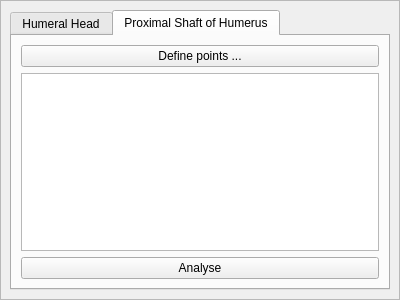
<?xml version="1.0" encoding="UTF-8"?>
<ui version="4.0">
 <class>MeasurementWidget</class>
 <widget class="QWidget" name="MeasurementWidget">
  <property name="geometry">
   <rect>
    <x>0</x>
    <y>0</y>
    <width>400</width>
    <height>300</height>
   </rect>
  </property>
  <property name="windowTitle">
   <string>Form</string>
  </property>
  <layout class="QVBoxLayout" name="verticalLayout">
   <property name="spacing">
    <number>0</number>
   </property>
   <property name="margin">
    <number>0</number>
   </property>
   <item>
    <widget class="QScrollArea" name="scrollArea">
     <property name="widgetResizable">
      <bool>true</bool>
     </property>
     <widget class="QWidget" name="scrollAreaWidgetContents">
      <property name="geometry">
       <rect>
        <x>0</x>
        <y>0</y>
        <width>398</width>
        <height>298</height>
       </rect>
      </property>
      <layout class="QVBoxLayout" name="verticalLayout_4">
       <item>
        <widget class="QTabWidget" name="tabWidget">
         <property name="currentIndex">
          <number>1</number>
         </property>
         <widget class="QWidget" name="tabHumeralHead">
          <attribute name="title">
           <string>Humeral Head</string>
          </attribute>
          <layout class="QVBoxLayout" name="verticalLayout_2">
           <item>
            <widget class="QPushButton" name="definePointsButton">
             <property name="text">
              <string>Define points ...</string>
             </property>
             <property name="checkable">
              <bool>true</bool>
             </property>
             <property name="checked">
              <bool>false</bool>
             </property>
            </widget>
           </item>
           <item>
            <widget class="QTableView" name="pointsView">
             <attribute name="horizontalHeaderDefaultSectionSize">
              <number>60</number>
             </attribute>
            </widget>
           </item>
           <item>
            <widget class="QPushButton" name="analyseHumeralHeadButton">
             <property name="text">
              <string>Analyse</string>
             </property>
            </widget>
           </item>
          </layout>
         </widget>
         <widget class="QWidget" name="tabProximalShaftofHumerus">
          <attribute name="title">
           <string>Proximal Shaft of Humerus</string>
          </attribute>
          <layout class="QVBoxLayout" name="verticalLayout_3">
           <item>
            <widget class="QPushButton" name="definePointsButton_2">
             <property name="text">
              <string>Define points ...</string>
             </property>
             <property name="checkable">
              <bool>true</bool>
             </property>
             <property name="checked">
              <bool>false</bool>
             </property>
            </widget>
           </item>
           <item>
            <widget class="QTableView" name="proximalShaftPointsView"/>
           </item>
           <item>
            <widget class="QPushButton" name="analyseProximalShaftOfHumerusButton">
             <property name="text">
              <string>Analyse</string>
             </property>
            </widget>
           </item>
          </layout>
         </widget>
        </widget>
       </item>
      </layout>
     </widget>
    </widget>
   </item>
  </layout>
 </widget>
 <resources/>
 <connections>
  <connection>
   <sender>definePointsButton</sender>
   <signal>clicked(bool)</signal>
   <receiver>MeasurementWidget</receiver>
   <slot>startHumeralHeadPointDefining(bool)</slot>
   <hints>
    <hint type="sourcelabel">
     <x>202</x>
     <y>64</y>
    </hint>
    <hint type="destinationlabel">
     <x>401</x>
     <y>11</y>
    </hint>
   </hints>
  </connection>
  <connection>
   <sender>analyseHumeralHeadButton</sender>
   <signal>clicked()</signal>
   <receiver>MeasurementWidget</receiver>
   <slot>analyseHumeralHead()</slot>
   <hints>
    <hint type="sourcelabel">
     <x>213</x>
     <y>270</y>
    </hint>
    <hint type="destinationlabel">
     <x>395</x>
     <y>293</y>
    </hint>
   </hints>
  </connection>
  <connection>
   <sender>definePointsButton_2</sender>
   <signal>toggled(bool)</signal>
   <receiver>MeasurementWidget</receiver>
   <slot>startProximalShaftPointDefining(bool)</slot>
   <hints>
    <hint type="sourcelabel">
     <x>180</x>
     <y>60</y>
    </hint>
    <hint type="destinationlabel">
     <x>-3</x>
     <y>294</y>
    </hint>
   </hints>
  </connection>
  <connection>
   <sender>analyseProximalShaftOfHumerusButton</sender>
   <signal>clicked()</signal>
   <receiver>MeasurementWidget</receiver>
   <slot>analyseProximalShaftOfHumerus()</slot>
   <hints>
    <hint type="sourcelabel">
     <x>262</x>
     <y>262</y>
    </hint>
    <hint type="destinationlabel">
     <x>366</x>
     <y>303</y>
    </hint>
   </hints>
  </connection>
 </connections>
 <slots>
  <slot>startHumeralHeadPointDefining(bool)</slot>
  <slot>analyseHumeralHead()</slot>
  <slot>analyseProximalShaftOfHumerus()</slot>
  <slot>startProximalShaftPointDefining(bool)</slot>
 </slots>
</ui>
